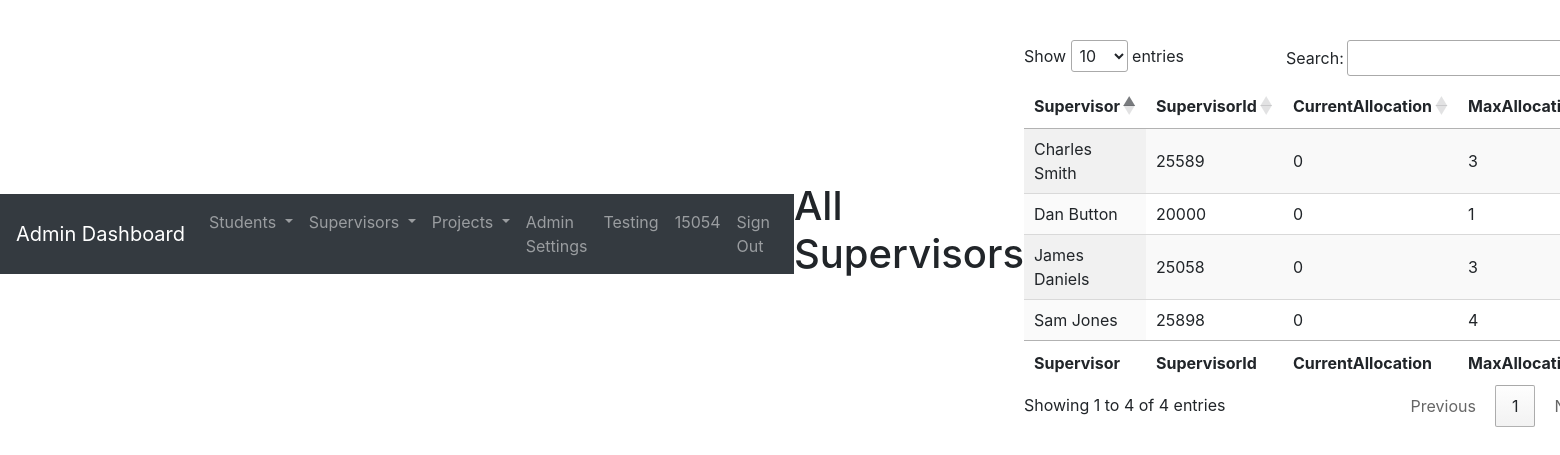
The page /adminDashboard/allSupervisors.php (signed in) on the database its author committed.
### tables this page shows
CREATE TABLE `supervisors` (
  `Id` int(11) NOT NULL,
  `FirstName` varchar(20) NOT NULL,
  `LastName` varchar(20) NOT NULL,
  `SupervisorId` int(11) NOT NULL,
  `ProjectIdeas` text,
  `ProjectInterests` text,
  `CurrentAllocation` int(11) NOT NULL DEFAULT '0',
  `MaxAllocation` int(11) NOT NULL
);

### tables/displayAllSupervisors.php (the view, shortened to what this page needs)
<?php
$sql = "SELECT FirstName, LastName, SupervisorId, CurrentAllocation, MaxAllocation FROM supervisors";
$result = $db->query($sql);
while($row = $result->fetch_assoc()) {
    echo '<tr>';
    echo "<td>". $row["FirstName"] . " " . $row["LastName"] . "</td>";
    echo "<td>". $row["SupervisorId"] . "</td>";
    echo "<td>". $row["CurrentAllocation"] . "</td>";
    echo "<td>". $row["MaxAllocation"] . "</td>";
    echo "</tr>";
}
?>

### css/login.css (style rules this page uses)
body { display: flex; align-items: center; height: 100%; padding-top: 40px; padding-bottom: 40px; }

### rows shown on the page
supervisors: FirstName "Dan", LastName "Button", SupervisorId "20000", CurrentAllocation "0", MaxAllocation "1"
supervisors: FirstName "James", LastName "Daniels", SupervisorId "25058", CurrentAllocation "0", MaxAllocation "3"
supervisors: FirstName "Sam", LastName "Jones", SupervisorId "25898", CurrentAllocation "0", MaxAllocation "4"
supervisors: FirstName "Charles", LastName "Smith", SupervisorId "25589", CurrentAllocation "0", MaxAllocation "3"

### other values the page prints
$_SESSION['login_user'] "15054"
